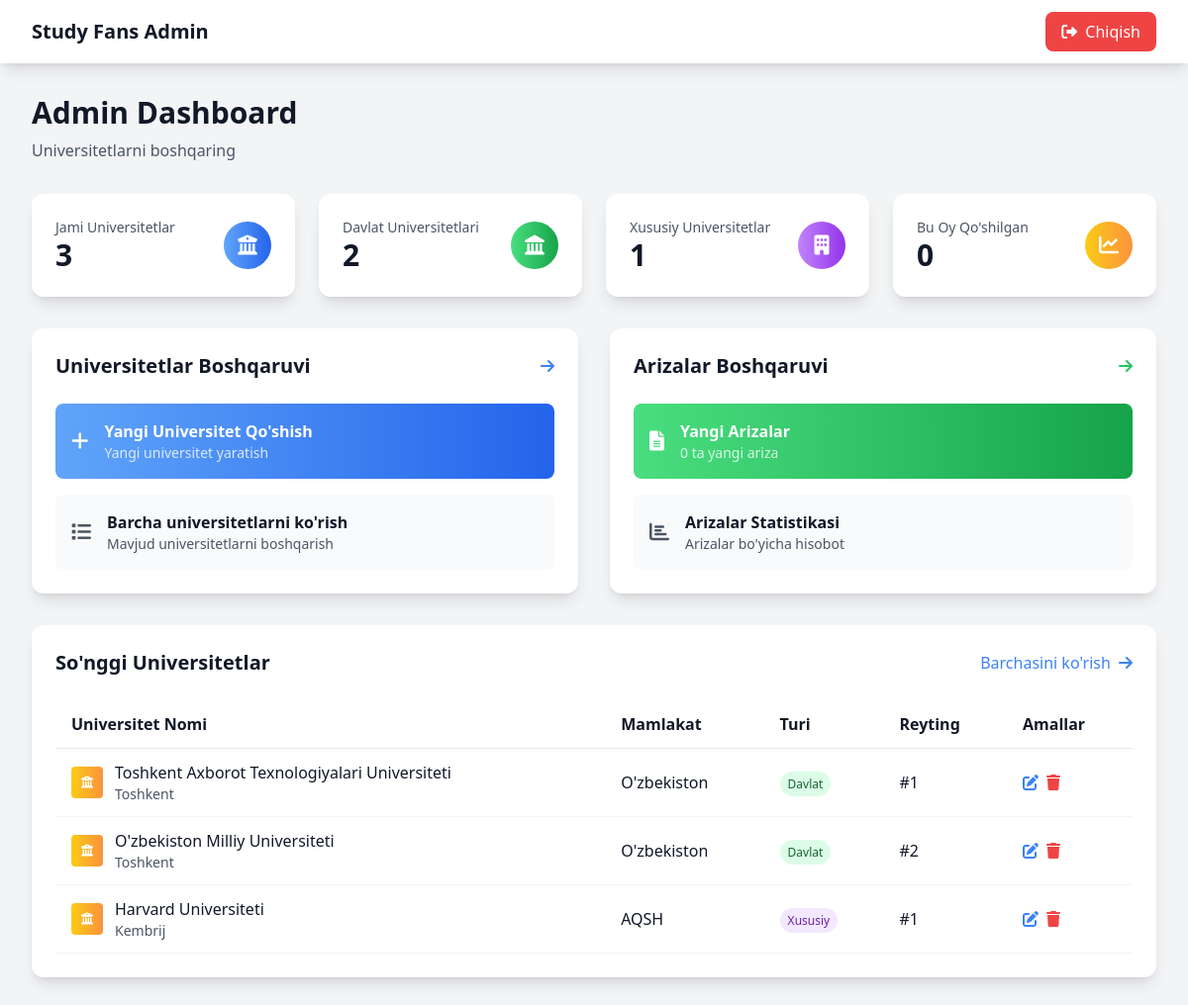
/admin/dashboard (signed in), run on an earlier commit of the app's database.
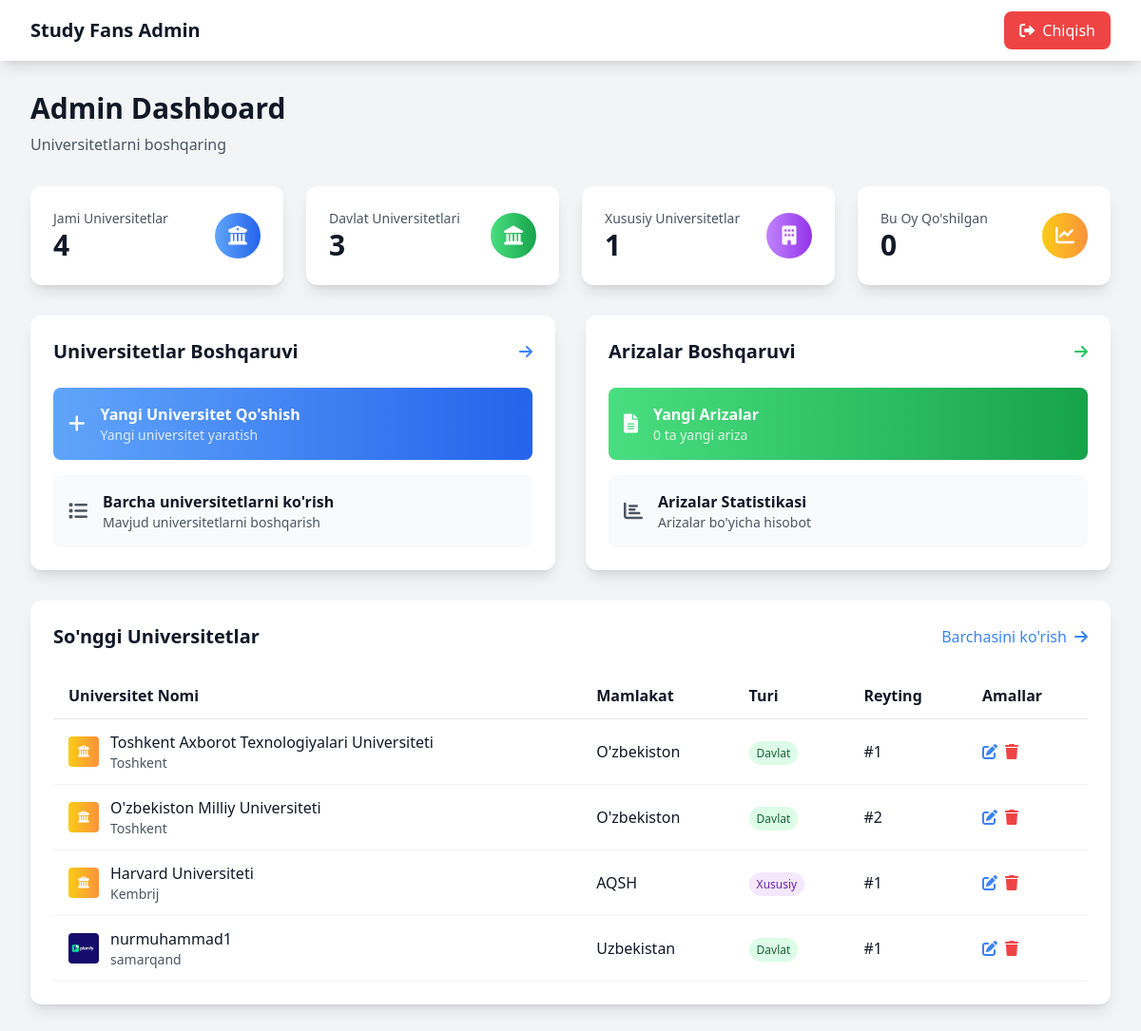
And on a later commit of the database.
### app.py (models this page shows, shortened)
class University(db.Model):
    id = db.Column(db.Integer, primary_key=True)
    name_uz = db.Column(db.String(200), nullable=False)
    name_en = db.Column(db.String(200), nullable=False)
    name_ru = db.Column(db.String(200), nullable=False)
    name_tr = db.Column(db.String(200), nullable=False)
    country_uz = db.Column(db.String(100), nullable=False)
    country_en = db.Column(db.String(100), nullable=False)
    country_ru = db.Column(db.String(100), nullable=False)
    country_tr = db.Column(db.String(100), nullable=False)
    city_uz = db.Column(db.String(100), nullable=False)
    city_en = db.Column(db.String(100), nullable=False)
    city_ru = db.Column(db.String(100), nullable=False)
    city_tr = db.Column(db.String(100), nullable=False)
    description_uz = db.Column(db.Text, nullable=False)
    description_en = db.Column(db.Text, nullable=False)
    description_ru = db.Column(db.Text, nullable=False)
    description_tr = db.Column(db.Text, nullable=False)
    website = db.Column(db.String(200))
    logo_url = db.Column(db.String(200))
    ranking = db.Column(db.Integer)
    founded_year = db.Column(db.Integer)
    university_type = db.Column(db.String(50))  # Public, Private
    student_count = db.Column(db.String(50))
    tuition_fee_min = db.Column(db.String(50))
    tuition_fee_max = db.Column(db.String(50))
    language_requirements = db.Column(db.Text)
    admission_requirements = db.Column(db.Text)
    application_deadline = db.Column(db.String(100))
    scholarship_available = db.Column(db.Boolean, default=False)
    accommodation_available = db.Column(db.Boolean, default=False)
    created_at = db.Column(db.DateTime, default=datetime.utcnow)

### app.py (the view)
@app.route('/admin/dashboard')
def admin_dashboard():
    if not session.get('admin_logged_in'):
        return redirect(url_for('admin_login'))
    courses = Course.query.all()
    universities = University.query.all()
    return render_template('admin/dashboard.html', courses=courses, universities=universities)

### templates/admin/dashboard.html (shortened to what the changed rows need)
<!DOCTYPE html>
<html lang="en">
<head>
    <script src="https://cdn.tailwindcss.com"></script>
    <link rel="stylesheet" href="https://cdnjs.cloudflare.com/ajax/libs/font-awesome/6.0.0/css/all.min.css">
</head>
<body class="bg-gray-100">
    <div class="max-w-7xl mx-auto px-4 sm:px-6 lg:px-8 py-8">
        <div class="mb-8">
            <h1 class="text-3xl font-bold text-gray-900 mb-2">Admin Dashboard</h1>
        </div>
        <div class="grid grid-cols-1 md:grid-cols-2 lg:grid-cols-4 gap-6 mb-8">
            <div class="bg-white rounded-xl shadow-lg p-6">
                <div class="flex items-center justify-between">
                    <div>
                        <p class="text-gray-600 text-sm font-medium">Jami Universitetlar</p>
                        <p class="text-3xl font-bold text-gray-900">{{ universities|length }}</p>
                    </div>
                </div>
            </div>
            <div class="bg-white rounded-xl shadow-lg p-6">
                <div class="flex items-center justify-between">
                    <div>
                        <p class="text-gray-600 text-sm font-medium">Davlat Universitetlari</p>
                        <p class="text-3xl font-bold text-gray-900">{{ universities|selectattr('university_type', 'equalto', 'Public')|list|length }}</p>
                    </div>
                </div>
            </div>
        </div>
        <div class="grid grid-cols-1 lg:grid-cols-2 gap-8 mb-8">
            <div class="bg-white rounded-xl shadow-lg p-6">
                <div class="flex items-center justify-between mb-6">
                    <h2 class="text-xl font-bold text-gray-900">Universitetlar Boshqaruvi</h2>
                </div>
            </div>
            <div class="bg-white rounded-xl shadow-lg p-6">
                <div class="flex items-center justify-between mb-6">
                    <h2 class="text-xl font-bold text-gray-900">Arizalar Boshqaruvi</h2>
                </div>
            </div>
        </div>
        <div class="bg-white rounded-xl shadow-lg p-6">
            <div class="flex items-center justify-between mb-6">
                <h2 class="text-xl font-bold text-gray-900">So'nggi Universitetlar</h2>
            </div>
            {% if universities %}
                <div class="overflow-x-auto">
                    <table class="w-full">
                        <thead>
                            <tr class="border-b border-gray-200">
                                <th class="text-left py-3 px-4 font-semibold text-gray-900">Universitet Nomi</th>
                                <th class="text-left py-3 px-4 font-semibold text-gray-900">Mamlakat</th>
                                <th class="text-left py-3 px-4 font-semibold text-gray-900">Turi</th>
                                <th class="text-left py-3 px-4 font-semibold text-gray-900">Reyting</th>
                                <th class="text-left py-3 px-4 font-semibold text-gray-900">Amallar</th>
                            </tr>
                        </thead>
                        <tbody>
                            {% for university in universities[:5] %}
                            <tr class="border-b border-gray-100 hover:bg-gray-50">
                                <td class="py-3 px-4">
                                    <div class="flex items-center space-x-3">
                                        {% if university.logo_url %}
                                        <img src="{{ url_for('static', filename=university.logo_url) }}" alt="{{ university.name_uz }}" class="w-8 h-8 object-contain rounded">
                                        {% else %}
                                        <div class="w-8 h-8 bg-gradient-to-r from-yellow-400 to-orange-400 rounded flex items-center justify-center">
                                            <i class="fas fa-university text-white text-xs"></i>
                                        </div>
                                        {% endif %}
                                        <div>
                                            <div class="font-medium text-gray-900">{{ university.name_uz }}</div>
                                            <div class="text-sm text-gray-600">{{ university.city_uz }}</div>
                                        </div>
                                    </div>
                                </td>
                                <td class="py-3 px-4 text-gray-900">{{ university.country_uz }}</td>
                                <td class="py-3 px-4">
                                    <span class="{% if university.university_type == 'Public' %}bg-green-100 text-green-800{% else %}bg-purple-100 text-purple-800{% endif %} px-2 py-1 rounded-full text-xs font-medium">
                                        {% if university.university_type == 'Public' %}Davlat{% else %}Xususiy{% endif %}
                                    </span>
                                </td>
                                <td class="py-3 px-4 text-gray-900">
                                    {% if university.ranking %}#{{ university.ranking }}{% else %}-{% endif %}
                                </td>
                                <td class="py-3 px-4">
                                    <div class="flex space-x-2">
                                        <a href="{{ url_for('admin_edit_university', university_id=university.id) }}" class="text-blue-500 hover:text-blue-600 transition-colors duration-200">
                                            <i class="fas fa-edit"></i>
                                        </a>
                                        <a href="{{ url_for('admin_delete_university', university_id=university.id) }}" class="text-red-500 hover:text-red-600 transition-colors duration-200" onclick="return confirm('Bu universitetni o\'chirishni xohlaysizmi?')">
                                            <i class="fas fa-trash"></i>
                                        </a>
                                    </div>
                                </td>
                            </tr>
                            {% endfor %}
                        </tbody>
                    </table>
                </div>
            {% endif %}
        </div>
    </div>
</body>
</html>

What changed in the data, as far as the page shows it:
added University: logo_url (picture), name_uz "nurmuhammad1", city_uz "samarqand", country_uz "Uzbekistan", university_type "Davlat", ranking "1"
Also different on the page:
{{ universities|length }}: "3" → "4"
text no longer shown: "2"
text now shown: "3"
